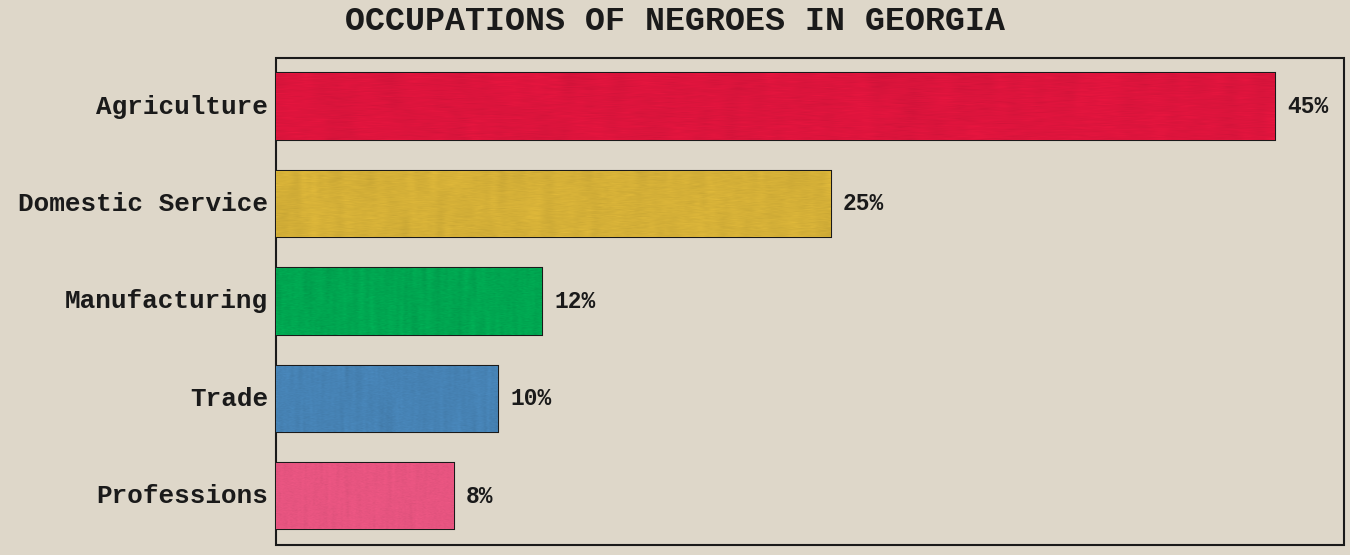
#> input picture examples/example_bar_chart.png, 1350 x 555 px; its folder holds only this picture in this run
$ python make_gallery.py
#> lines starting #> are read from the running program, lines starting #| are printed output that depends on the picture
"""
Make docs/gallery.png, the picture at the top of the README, from the
images examples/basic_usage.py draws:

    python examples/basic_usage.py
    python docs/make_gallery.py
"""

import os

from PIL import Image

HERE = os.path.dirname(os.path.abspath(__file__))
EXAMPLES = os.path.join(os.path.dirname(HERE), 'examples')
CHARTS = ['bar_chart', 'stacked_area_chart', 'butterfly_chart', 'spiral_chart',
          'snake_chart', 'pie_chart', 'county_map_chart', 'state_map_chart']
CELL_W, CELL_H, GAP, COLUMNS = 420, 330, 12, 4
CREAM = (222, 215, 201)


def main():
    rows = -(-len(CHARTS) // COLUMNS)
    sheet = Image.new('RGB', (COLUMNS * CELL_W + (COLUMNS + 1) * GAP,
                              rows * CELL_H + (rows + 1) * GAP), CREAM)
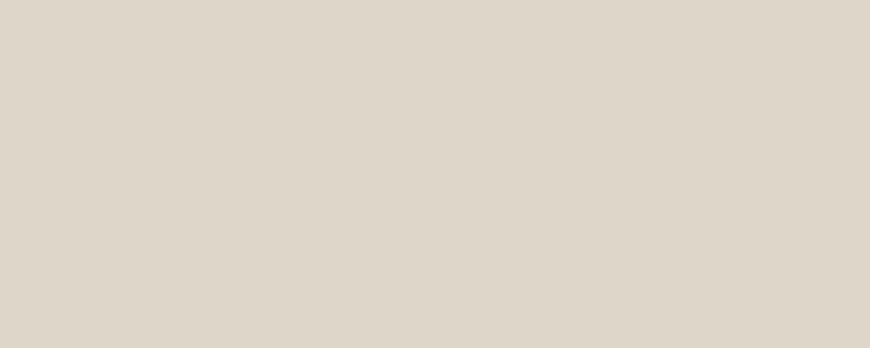
#> sheet: PIL image 1740x696 RGB (shown at 1/2 size); mean R, G, B 222, 215, 201
    for k, name in enumerate(CHARTS):
        image = Image.open(os.path.join(EXAMPLES, f'example_{name}.png')).convert('RGB')
        image.thumbnail((CELL_W, CELL_H), Image.LANCZOS)
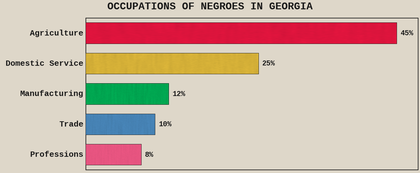
#> image: PIL image 420x173 RGB; mean R, G, B 206.9, 184.6, 171.2
        row, column = divmod(k, COLUMNS)
        x = GAP + column * (CELL_W + GAP) + (CELL_W - image.width) // 2
#> x = 12
        y = GAP + row * (CELL_H + GAP) + (CELL_H - image.height) // 2
#> y = 90
        sheet.paste(image, (x, y))
    out = os.path.join(HERE, 'gallery.png')
    # A picture of textures compresses badly; 256 colours keeps it small
    # and is indistinguishable at this size.
    sheet.quantize(colors=256, method=Image.MEDIANCUT, dither=Image.FLOYDSTEINBERG).save(out, optimize=True)
    print('wrote', out, os.path.getsize(out) // 1024, 'KB')


if __name__ == '__main__':
#> (the run stopped early here; a loop or call above may not have finished)
